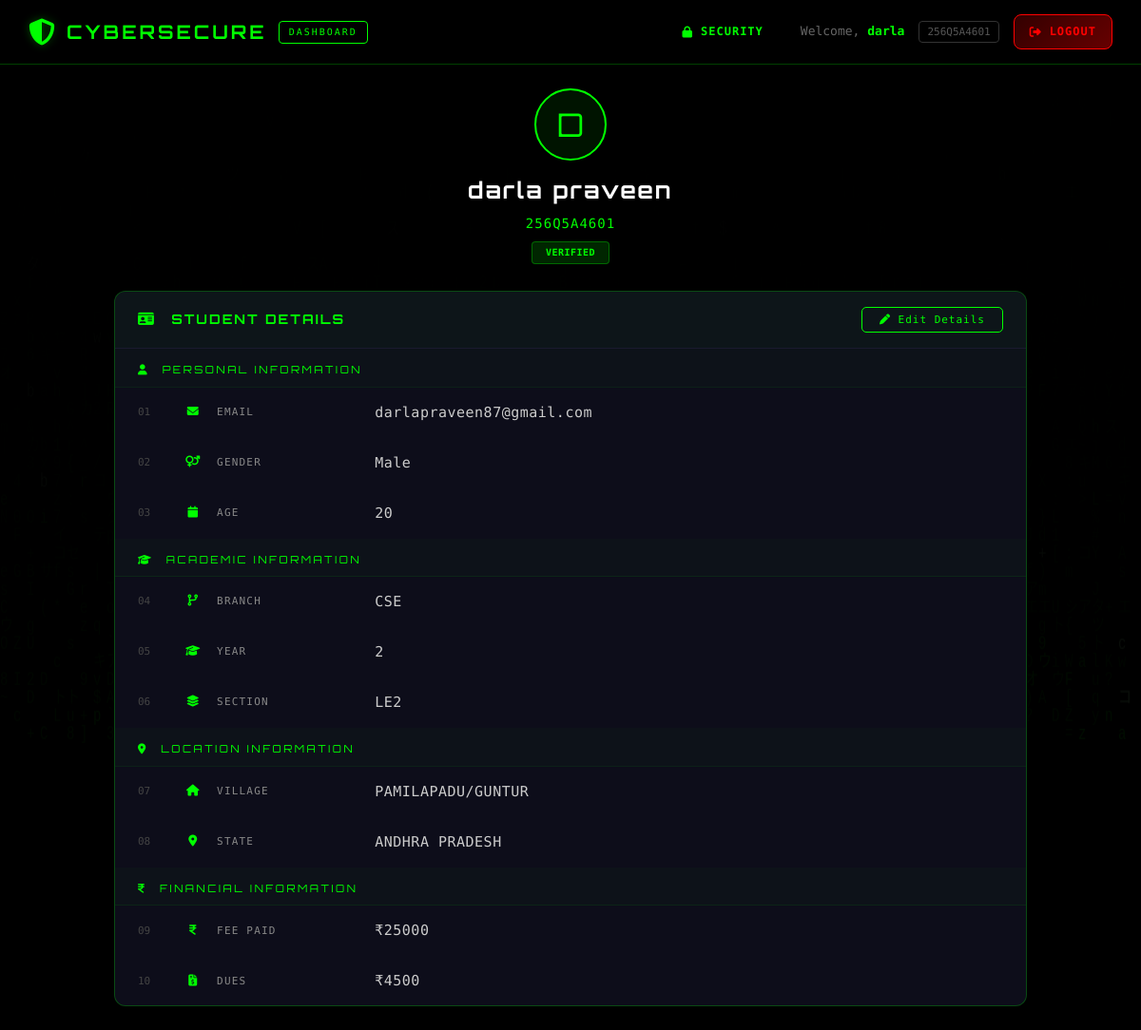
Page /dashboard (signed in) on the committed database.
### tables this page shows
CREATE TABLE students (
            student_id VARCHAR(20) PRIMARY KEY,
            first_name VARCHAR(50) NOT NULL,
            last_name VARCHAR(50) NOT NULL,
            email VARCHAR(100) UNIQUE NOT NULL,
            password_hash VARCHAR(255) NOT NULL,
            sex VARCHAR(10),
            age INTEGER,
            branch VARCHAR(50),
            year INTEGER,
            section VARCHAR(10),
            village VARCHAR(100),
            state VARCHAR(100),
            is_verified INTEGER DEFAULT 0,
            is_locked INTEGER DEFAULT 0,
            locked_until TIMESTAMP,
            created_at TIMESTAMP DEFAULT CURRENT_TIMESTAMP
        , fee REAL DEFAULT 0, dues REAL DEFAULT 0);

### dashboard.py (the view)
@dashboard_bp.route('/dashboard')
@login_required
def home():
    student_id = session.get('student_id')
    student_name = session.get('student_name', 'User')
    db = get_db()
    try:
        student = db.execute(
            'SELECT * FROM students WHERE student_id = ?', (student_id,)
        ).fetchone()
        return render_template('dashboard.html',
            student_name=student_name,
            student_id=student_id,
            student=student
        )
    finally:
        db.close()

### dashboard.py (called while the page is built)
def login_required(f):
    @wraps(f)
    def decorated(*args, **kwargs):
        if not session.get('logged_in'):
            return redirect(url_for('auth.login'))
        return f(*args, **kwargs)
    return decorated

### models.py (called while the page is built)
def get_db():
    conn = sqlite3.connect(Config.DATABASE)
    conn.row_factory = sqlite3.Row
    conn.execute("PRAGMA journal_mode=WAL")
    conn.execute("PRAGMA foreign_keys=ON")
    return conn

### templates/dashboard.html (shortened to what this page needs)
{% extends "base.html" %}
{% block content %}
<div class="dashboard-wrapper">
    <nav class="cyber-nav">
        <div class="nav-brand">
            <i class="fas fa-shield-halved nav-shield"></i>
            <span class="nav-title">CYBERSECURE</span>
            <span class="nav-badge">DASHBOARD</span>
        </div>
        <div class="nav-user">
            <a href="{{ url_for('dashboard.security_center') }}" class="cyber-btn cyber-btn-small" style="margin-right:8px;">
                <i class="fas fa-lock"></i> Security
            </a>
            <span class="nav-greeting">Welcome, <strong>{{ student_name }}</strong></span>
            <span class="nav-id">{{ student_id }}</span>
            <a href="{{ url_for('auth.logout') }}" class="cyber-btn cyber-btn-small cyber-btn-danger">
                <i class="fas fa-sign-out-alt"></i> Logout
            </a>
        </div>
    </nav>
    <div class="dash-content">
        {% if student %}
        <div class="main-heading">
            <div class="avatar">{{ (student.first_name or '?')[0] }}</div>
            <h1>{{ student.first_name }} {{ student.last_name }}</h1>
            <div class="sid">{{ student.student_id }}</div>
            <span class="v-badge {{ 'badge-yes' if student.is_verified else 'badge-no' }}">
                {{ 'VERIFIED' if student.is_verified else 'NOT VERIFIED' }}
            </span>
        </div>
        <div class="details-panel">
            <div class="details-panel-header">
                <h3><i class="fas fa-id-card"></i> STUDENT DETAILS</h3>
                <button class="btn-card-edit" onclick="requestEdit('{{ student.student_id }}')">
                    <i class="fas fa-pen"></i> Edit Details
                </button>
            </div>
            <table class="details-table">
                <tr class="section-row">
                    <td colspan="3"><i class="fas fa-user"></i> PERSONAL INFORMATION</td>
                </tr>
                <tr>
                    <td class="serial-cell">01</td>
                    <td class="label-cell"><i class="fas fa-envelope"></i> Email</td>
                    <td class="value-cell">{{ student.email or '—' }}</td>
                </tr>
                <tr>
                    <td class="serial-cell">02</td>
                    <td class="label-cell"><i class="fas fa-venus-mars"></i> Gender</td>
                    <td class="value-cell">{{ student.sex or '—' }}</td>
                </tr>
                <tr>
                    <td class="serial-cell">03</td>
                    <td class="label-cell"><i class="fas fa-calendar"></i> Age</td>
                    <td class="value-cell">{{ student.age or '—' }}</td>
                </tr>
                <tr class="section-row">
                    <td colspan="3"><i class="fas fa-graduation-cap"></i> ACADEMIC INFORMATION</td>
                </tr>
                <tr>
                    <td class="serial-cell">04</td>
                    <td class="label-cell"><i class="fas fa-code-branch"></i> Branch</td>
                    <td class="value-cell">{{ student.branch or '—' }}</td>
                </tr>
                <tr>
                    <td class="serial-cell">05</td>
                    <td class="label-cell"><i class="fas fa-graduation-cap"></i> Year</td>
                    <td class="value-cell">{{ student.year or '—' }}</td>
                </tr>
                <tr>
                    <td class="serial-cell">06</td>
                    <td class="label-cell"><i class="fas fa-layer-group"></i> Section</td>
                    <td class="value-cell">{{ student.section or '—' }}</td>
                </tr>
                <tr class="section-row">
                    <td colspan="3"><i class="fas fa-map-marker-alt"></i> LOCATION INFORMATION</td>
                </tr>
                <tr>
                    <td class="serial-cell">07</td>
                    <td class="label-cell"><i class="fas fa-home"></i> Village</td>
                    <td class="value-cell">{{ student.village or '—' }}</td>
                </tr>
                <tr>
                    <td class="serial-cell">08</td>
                    <td class="label-cell"><i class="fas fa-map-marker-alt"></i> State</td>
                    <td class="value-cell">{{ student.state or '—' }}</td>
                </tr>
                <tr class="section-row">
                    <td colspan="3"><i class="fas fa-indian-rupee-sign"></i> FINANCIAL INFORMATION</td>
                </tr>
                <tr>
                    <td class="serial-cell">09</td>
                    <td class="label-cell"><i class="fas fa-indian-rupee-sign"></i> Fee Paid</td>
                    <td class="value-cell fee-val">₹{{ "%.0f"|format(student.fee or 0) }}</td>
                </tr>
                <tr>
                    <td class="serial-cell">10</td>
                    <td class="label-cell"><i class="fas fa-file-invoice-dollar"></i> Dues</td>
                    <td class="value-cell {{ 'dues-val' if (student.dues or 0) > 0 else 'dues-zero' }}">₹{{ "%.0f"|format(student.dues or 0) }}</td>
                </tr>
            </table>
        </div>
        {% else %}
        <div class="empty-state">
            <i class="fas fa-user-slash"></i>
            <p>Student record not found.</p>
        </div>
        {% endif %}
    </div>
</div>
{% endblock %}

### static/css/style.css (style rules this page uses)
:root { --bg-primary: #000000; --bg-secondary: #0a0a0f; --bg-card: #0d0d1a; --bg-input: #111122; --neon-green: #00FF00; --neon-green-dim: #00cc00; --neon-green-glow: rgba(0, 255, 0, 0.3); --neon-blue: #00BFFF; --text-primary: #00FF00; --text-secondary: #00cc88; --text-muted: #666; --text-light: #ccc; --danger: #FF0000; --danger-dim: #cc0000; --warning: #FFA500; --warning-dim: #cc8400; --medium: #FFD700; --border-color: #00FF0040; --border-glow: 0 0 10px rgba(0, 255, 0, 0.2); --font-mono: 'Share Tech Mono', 'Courier New', monospace; --font-display: 'Orbitron', sans-serif; }
*, *::before, *::after { margin: 0; padding: 0; box-sizing: border-box; }
html { scroll-behavior: smooth; }
body { background: var(--bg-primary); color: var(--text-primary); font-family: var(--font-mono); min-height: 100vh; overflow-x: hidden; line-height: 1.6; }
a { color: var(--neon-green); text-decoration: none; transition: all 0.3s; }
.cyber-btn { display: inline-flex; align-items: center; justify-content: center; gap: 8px; padding: 14px 28px; border: none; border-radius: 8px; font-family: var(--font-mono); font-size: 14px; font-weight: bold; letter-spacing: 1px; cursor: pointer; transition: all 0.3s; text-transform: uppercase; }
.cyber-btn-danger { background: linear-gradient(135deg, #330000, #660000); color: var(--danger); border: 1px solid var(--danger); }
.cyber-btn-small { padding: 8px 16px; font-size: 12px; }
.dashboard-wrapper { min-height: 100vh; }
.cyber-nav { display: flex; justify-content: space-between; align-items: center; padding: 15px 30px; background: rgba(0, 0, 0, 0.8); border-bottom: 1px solid var(--border-color); backdrop-filter: blur(10px); position: sticky; top: 0; z-index: 100; }
.nav-brand { display: flex; align-items: center; gap: 12px; }
.nav-shield { font-size: 28px; color: var(--neon-green); text-shadow: 0 0 10px var(--neon-green-glow); animation: pulseGreen 2s ease-in-out infinite; }
.nav-title { font-family: var(--font-display); font-size: 20px; color: var(--neon-green); letter-spacing: 3px; font-weight: 700; }
.nav-badge { font-size: 10px; padding: 3px 10px; border: 1px solid var(--neon-green); border-radius: 4px; color: var(--neon-green); letter-spacing: 2px; }
.nav-user { display: flex; align-items: center; gap: 15px; }
.nav-greeting { color: var(--text-muted); font-size: 13px; }
.nav-greeting strong { color: var(--neon-green); }
.nav-id { font-size: 11px; color: #555; padding: 2px 8px; border: 1px solid #333; border-radius: 4px; }

### rows in the picture
students: first_name "darla", first_name "D", last_name "praveen", student_id "256Q5A4601", is_verified "VERIFIED", email "darlapraveen87@gmail.com", sex "Male", age "20", branch "CSE", year "2", section "LE2", village "PAMILAPADU/GUNTUR", state "ANDHRA PRADESH", fee "25000", dues "4500"

### other values in the picture
{{ student_id }} "256Q5A4601"
